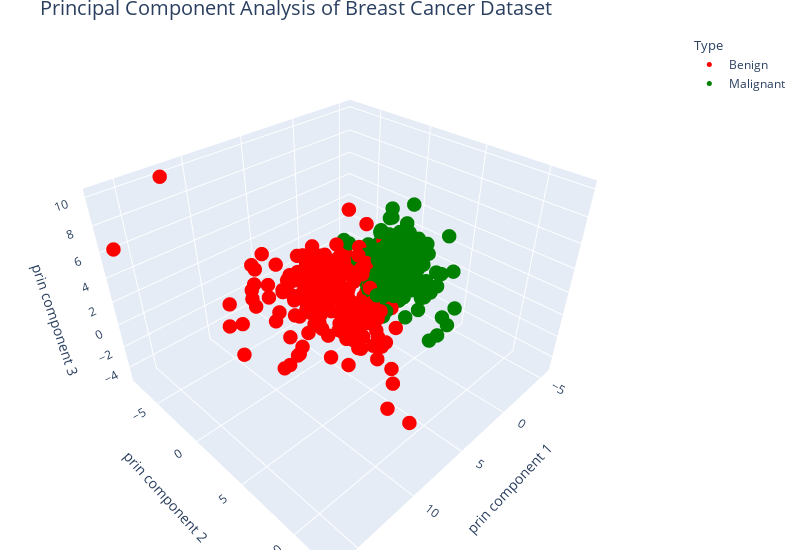

The code cell stored with this chart in its notebook:
### Code cell
import numpy as np
import seaborn as sns
import pandas as pd
import plotly
import plotly.graph_objs as go

markercolor = breast_dataset['label']

#Make plotly figure
targets = ['Benign', 'Malignant']
colors = ['red', 'green']
fig1 = go.Figure()

#I took the code that was in the reading and copied it below for getting the color and targets with the components
for target, c in zip(targets,colors):
    indicesToKeep = breast_dataset['label'] == target
    fig1.add_trace(go.Scatter3d(x=principal_breast_Df.loc[indicesToKeep, 'principal component 1'],
                 y=principal_breast_Df.loc[indicesToKeep, 'principal component 2'],
                 z=principal_breast_Df.loc[indicesToKeep, 'principal component 3'],
                 marker=dict(color=c,
                             opacity=1,
                             reversescale=True,
                             size=5),
                    line=dict (width=0.02),
                    mode='markers',
                    name=target))

#Add label for legend
fig1.update_traces(legendgrouptitle_text='Type')
                   
#Update layout to provide a title and labels on the x,y,z axes
fig1.update_layout(title='Principal Component Analysis of Breast Cancer Dataset',
                   title_font_size=20,
                    scene=dict(
                       xaxis_title='prin component 1',
                       yaxis_title='prin component 2',
                       zaxis_title='prin component 3'),
                       width=800,
                       margin=dict(r=20,b=10,l=10,t=30))
                              

#Plot
fig1.show()

### Figure 1 — Plotly figure (JSON) as saved in the notebook; plotly's stock layout.template omitted (floating-point values rounded to 4 significant figures; data arrays with more than 128 entries replaced by an {"elided": "..."} marker saying what was removed)
{"data": [{"legendgrouptitle": {"text": "Type"}, "line": {"width": 0.02}, "marker": {"color": "red", "opacity": 1, "reversescale": true, "size": 5}, "mode": "markers", "name": "Benign", "type": "scatter3d", "x": {"elided": "212 float values"}, "y": {"elided": "212 float values"}, "z": {"elided": "212 float values"}}, {"legendgrouptitle": {"text": "Type"}, "line": {"width": 0.02}, "marker": {"color": "green", "opacity": 1, "reversescale": true, "size": 5}, "mode": "markers", "name": "Malignant", "type": "scatter3d", "x": {"elided": "357 float values"}, "y": {"elided": "357 float values"}, "z": {"elided": "357 float values"}}], "layout": {"margin": {"b": 10, "l": 10, "r": 20, "t": 30}, "scene": {"xaxis": {"title": {"text": "prin component 1"}}, "yaxis": {"title": {"text": "prin component 2"}}, "zaxis": {"title": {"text": "prin component 3"}}}, "title": {"font": {"size": 20}, "text": "Principal Component Analysis of Breast Cancer Dataset"}, "width": 800}}
